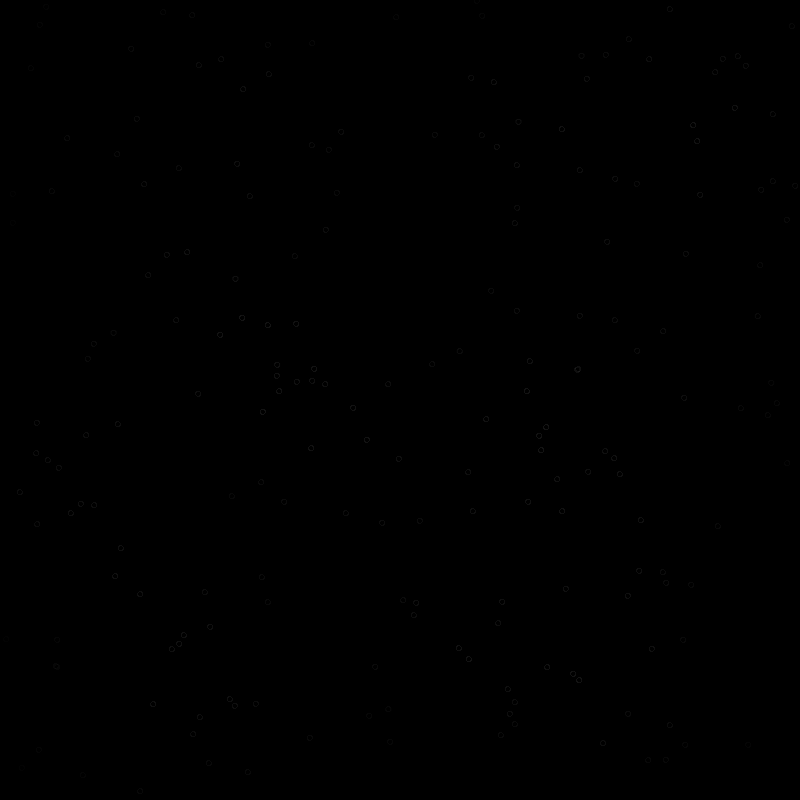
Frame 1 (no input)
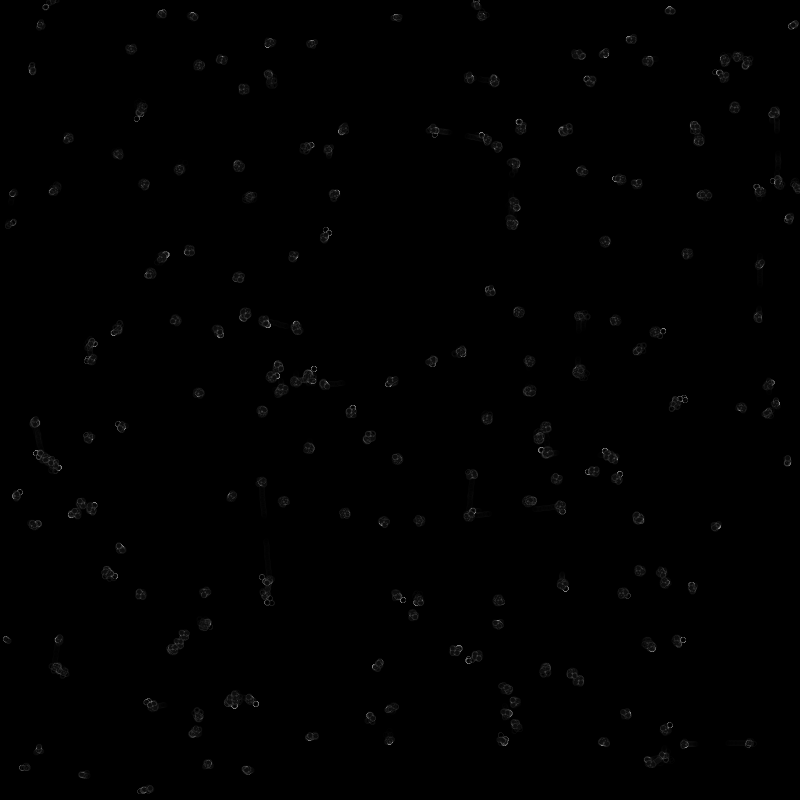
Frame 60 (the mouse pressed at the canvas centre just before this capture)
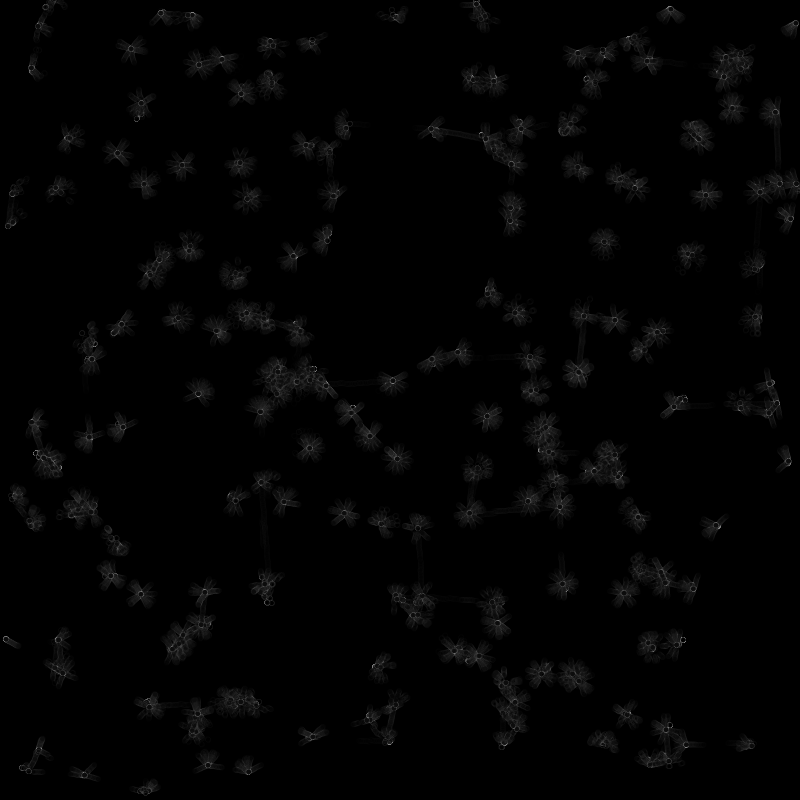
Frame 120 (the mouse held since frame 60 and released just before this capture)

The Processing sketch that drew these frames (run headless with seeded random() and noise(); from frame 60 on, the mouse is pressed at the canvas centre):

// Processing sketch: exersize24_00
// ── exersize24_00.pde
/*

by Caleb Briggs and Griff Boi

*/
class point2 {
  ArrayList points = new ArrayList();
  float x, y;
  int pos = 0;
  int[] poss = new int[250];
  float[] speed = new float[250];
  point2 (float x_, float y_) {
    x = x_;
    y = y_;
  }
  void connect(point2[] places) {
    for (int i = 0; places.length > i;i++) {
      if ( abs(places[i].x - x)  < 100 && abs(places[i].y - y) < 100 ) {
        points.add(places[i]);
      }
    }
  }
  void reset(point2[] places) {
    if ((int)random(20) == 1) {
    x += random(-50,50);
    y += random(-50,50);
    }
     points = new ArrayList();
    for (int i = 0; places.length > i;i++) {
      if ( abs(places[i].x - x)  < 100 && abs(places[i].y - y) < 100 ) {
        points.add(places[i]);
      }
    }
  }
  void show(float val, float val2) {
    //make arrayList ffor poses
    if ((int)random(50) == 1) {
    x += random(-5,5);
    y += random(-5,5);
    }
    for (int i = 0; points.size() > i;i++) {
      fill(0,poss[i],val,val2);
      fill(b,0,0,10);
     ((point2)points.get(i)).x += random(-5,5) / 100;
     
      if( lineCool(x,y,((point2)points.get(i)).x,((point2)points.get(i)).y,poss[i],speed[i])) {
        poss[i] = 0;
        speed[i] = random(0.01,1);
      }
      else {
        poss[i] += 1;
        speed[i] += 0.001;
      }
    }
    
    ellipse(x,y,5,5);
  }
 
}
boolean lineCool(float x, float y, float x2, float y2, int center,float speed) {
  PVector a = new PVector(x,y);
   PVector b = new PVector(x2,y2);
   b.sub(a).normalize();
   
   for (int i = center; 1+center > i; i++) {
       if ( abs(x+ (b.x*i*speed) -x2) > 1 && abs(y + (b.y*i*speed) -y2) >1) {  
         stroke(255,1);
         
         ellipse(x+ (b.x*i*speed),y + (b.y*i*speed),5,5);
       
       }
       else {
         return true;
       }
   }
   return false;
}
int size = 205;
point2[] a = new point2[size];
void setup() {
  size(800,800);
  for (int i = 0; size > i; i++) {
    a[i] = new point2(random(width), random(height));
  }
  for (int i = 0; size > i; i++) { 
    
    a[i].connect(a);
  }
  background(0);
}
float val = 100;
float val2 = 100;
float b = 0;
void draw() {
  if ((int) random(2000) == 1) {
    background(0);
    b += 50;
  for (int i = 0; size > i; i++) { 
    
    a[i].reset(a);
  }
  }
  
  val += random(-1,1);
  val2 += random(-10,10);
  for (int i = 0; size > i; i++) {
    a[i].show(val,val2);
  }
}
